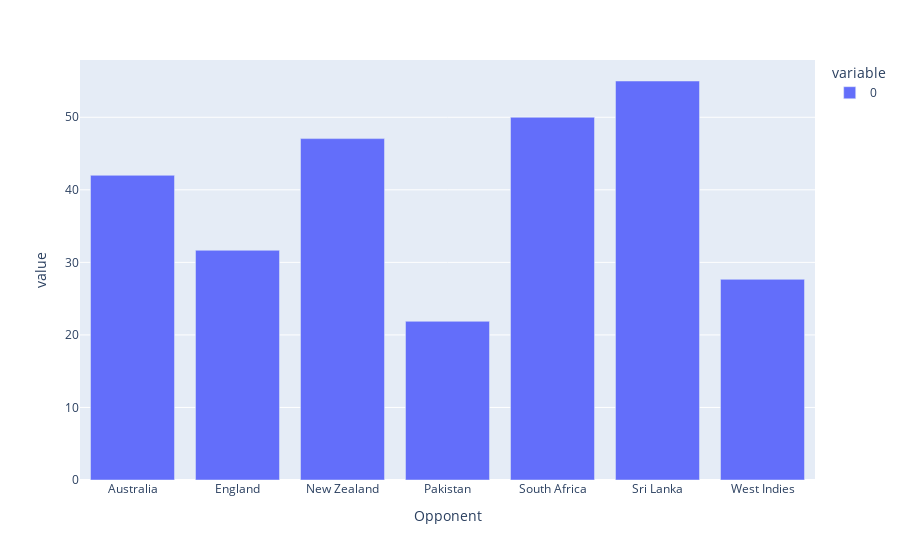

Notebook source saved alongside this figure:
### Code cell
px.bar((home_record["Won"]/home_record["Matches"])*100)

### Figure 1 — Plotly figure (JSON) as saved in the notebook; plotly's stock layout.template omitted (floating-point values rounded to 4 significant figures)
{"data": [{"alignmentgroup": "True", "hovertemplate": "variable=0<br>Opponent=%{x}<br>value=%{y}<extra></extra>", "legendgroup": "0", "marker": {"color": "#636efa"}, "name": "0", "offsetgroup": "0", "orientation": "v", "showlegend": true, "textposition": "auto", "type": "bar", "x": ["Australia", "England", "New Zealand", "Pakistan", "South Africa", "Sri Lanka", "West Indies"], "xaxis": "x", "y": [42, 31.67, 47.06, 21.88, 50, 55.0, 27.66], "yaxis": "y"}], "layout": {"barmode": "relative", "legend": {"title": {"text": "variable"}, "tracegroupgap": 0}, "margin": {"t": 60}, "xaxis": {"anchor": "y", "domain": [0, 1], "title": {"text": "Opponent"}}, "yaxis": {"anchor": "x", "domain": [0, 1], "title": {"text": "value"}}}}
